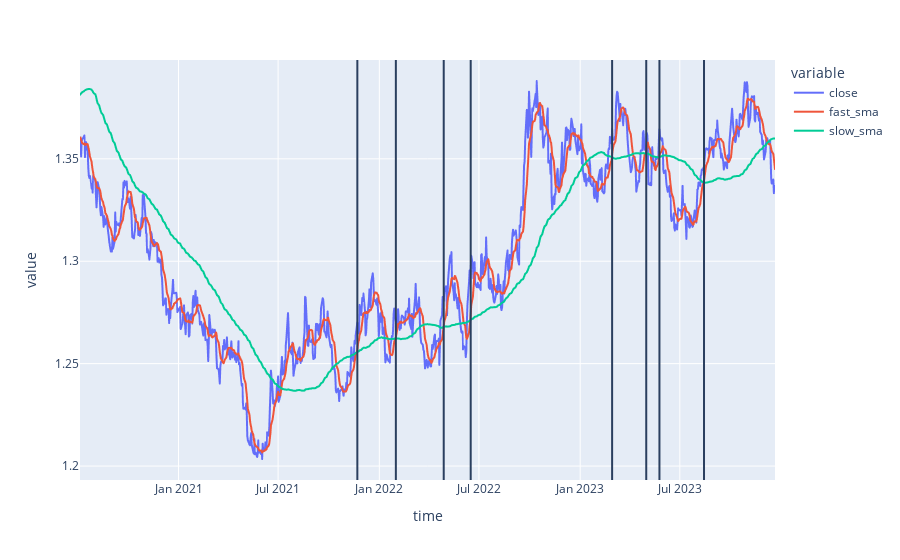

Notebook cell for this chart:
### Code cell
# visualize close price
fig = px.line(df, x='time', y=['close', 'fast_sma', 'slow_sma'])

for i, row in signal.iterrows():
    fig.add_vline(x=row.time)
    
fig.show()

### Figure 1 — Plotly figure (JSON) as saved in the notebook; plotly's stock layout.template omitted (floating-point values rounded to 4 significant figures; data arrays with more than 128 entries replaced by an {"elided": "..."} marker saying what was removed)
{"data": [{"hovertemplate": "variable=close<br>time=%{x}<br>value=%{y}<extra></extra>", "legendgroup": "close", "line": {"color": "#636efa", "dash": "solid"}, "marker": {"symbol": "circle"}, "mode": "lines", "name": "close", "showlegend": true, "type": "scattergl", "x": {"elided": "901 str values"}, "xaxis": "x", "y": {"elided": "901 float values"}, "yaxis": "y"}, {"hovertemplate": "variable=fast_sma<br>time=%{x}<br>value=%{y}<extra></extra>", "legendgroup": "fast_sma", "line": {"color": "#EF553B", "dash": "solid"}, "marker": {"symbol": "circle"}, "mode": "lines", "name": "fast_sma", "showlegend": true, "type": "scattergl", "x": {"elided": "901 str values"}, "xaxis": "x", "y": {"elided": "901 float values"}, "yaxis": "y"}, {"hovertemplate": "variable=slow_sma<br>time=%{x}<br>value=%{y}<extra></extra>", "legendgroup": "slow_sma", "line": {"color": "#00cc96", "dash": "solid"}, "marker": {"symbol": "circle"}, "mode": "lines", "name": "slow_sma", "showlegend": true, "type": "scattergl", "x": {"elided": "901 str values"}, "xaxis": "x", "y": {"elided": "901 float values"}, "yaxis": "y"}], "layout": {"legend": {"title": {"text": "variable"}, "tracegroupgap": 0}, "margin": {"t": 60}, "shapes": [{"type": "line", "x0": "2021-11-22T00:00:00", "x1": "2021-11-22T00:00:00", "xref": "x", "y0": 0, "y1": 1, "yref": "y domain"}, {"type": "line", "x0": "2022-01-31T00:00:00", "x1": "2022-01-31T00:00:00", "xref": "x", "y0": 0, "y1": 1, "yref": "y domain"}, {"type": "line", "x0": "2022-04-28T00:00:00", "x1": "2022-04-28T00:00:00", "xref": "x", "y0": 0, "y1": 1, "yref": "y domain"}, {"type": "line", "x0": "2022-06-16T00:00:00", "x1": "2022-06-16T00:00:00", "xref": "x", "y0": 0, "y1": 1, "yref": "y domain"}, {"type": "line", "x0": "2023-02-28T00:00:00", "x1": "2023-02-28T00:00:00", "xref": "x", "y0": 0, "y1": 1, "yref": "y domain"}, {"type": "line", "x0": "2023-05-01T00:00:00", "x1": "2023-05-01T00:00:00", "xref": "x", "y0": 0, "y1": 1, "yref": "y domain"}, {"type": "line", "x0": "2023-05-25T00:00:00", "x1": "2023-05-25T00:00:00", "xref": "x", "y0": 0, "y1": 1, "yref": "y domain"}, {"type": "line", "x0": "2023-08-14T00:00:00", "x1": "2023-08-14T00:00:00", "xref": "x", "y0": 0, "y1": 1, "yref": "y domain"}], "xaxis": {"anchor": "y", "domain": [0, 1], "title": {"text": "time"}}, "yaxis": {"anchor": "x", "domain": [0, 1], "title": {"text": "value"}}}}
